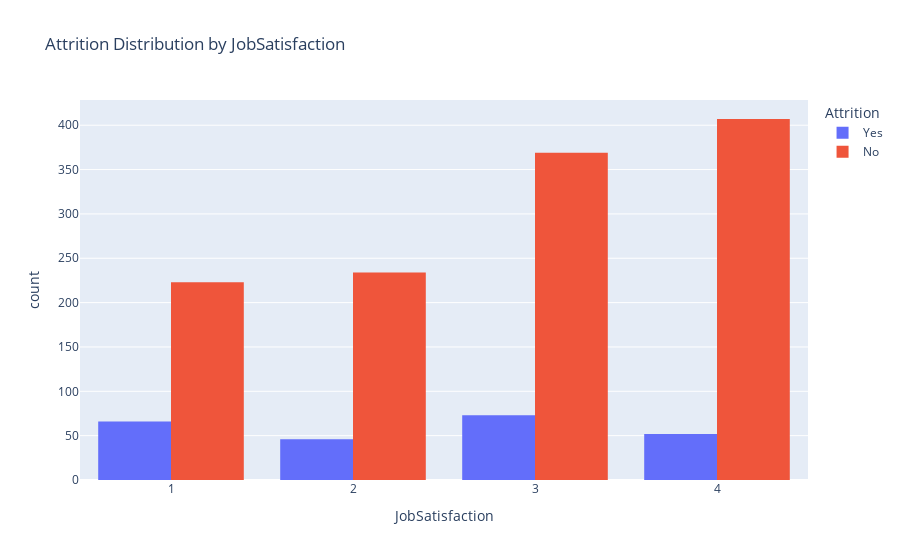

The notebook cell saved with this chart:
### Markdown cell above
#### 17.How does self Job Satisfaction impact the Attrition?

### Code cell
bar_chart = px.histogram(data, x='JobSatisfaction', color='Attrition', barmode='group',
                         title='Attrition Distribution by JobSatisfaction',
                         labels={'Age': 'Age', 'Attrition': 'Attrition'})

# Display the chart
bar_chart.show()

### Figure 1 — Plotly figure (JSON) as saved in the notebook; plotly's stock layout.template omitted (floating-point values rounded to 4 significant figures; data arrays with more than 128 entries replaced by an {"elided": "..."} marker saying what was removed)
{"data": [{"alignmentgroup": "True", "bingroup": "x", "hovertemplate": "Attrition=Yes<br>JobSatisfaction=%{x}<br>count=%{y}<extra></extra>", "legendgroup": "Yes", "marker": {"color": "#636efa", "pattern": {"shape": ""}}, "name": "Yes", "offsetgroup": "Yes", "orientation": "v", "showlegend": true, "type": "histogram", "x": {"elided": "237 int values"}, "xaxis": "x", "yaxis": "y"}, {"alignmentgroup": "True", "bingroup": "x", "hovertemplate": "Attrition=No<br>JobSatisfaction=%{x}<br>count=%{y}<extra></extra>", "legendgroup": "No", "marker": {"color": "#EF553B", "pattern": {"shape": ""}}, "name": "No", "offsetgroup": "No", "orientation": "v", "showlegend": true, "type": "histogram", "x": {"elided": "1233 int values"}, "xaxis": "x", "yaxis": "y"}], "layout": {"barmode": "group", "legend": {"title": {"text": "Attrition"}, "tracegroupgap": 0}, "title": {"text": "Attrition Distribution by JobSatisfaction"}, "xaxis": {"anchor": "y", "domain": [0, 1], "title": {"text": "JobSatisfaction"}}, "yaxis": {"anchor": "x", "domain": [0, 1], "title": {"text": "count"}}}}
